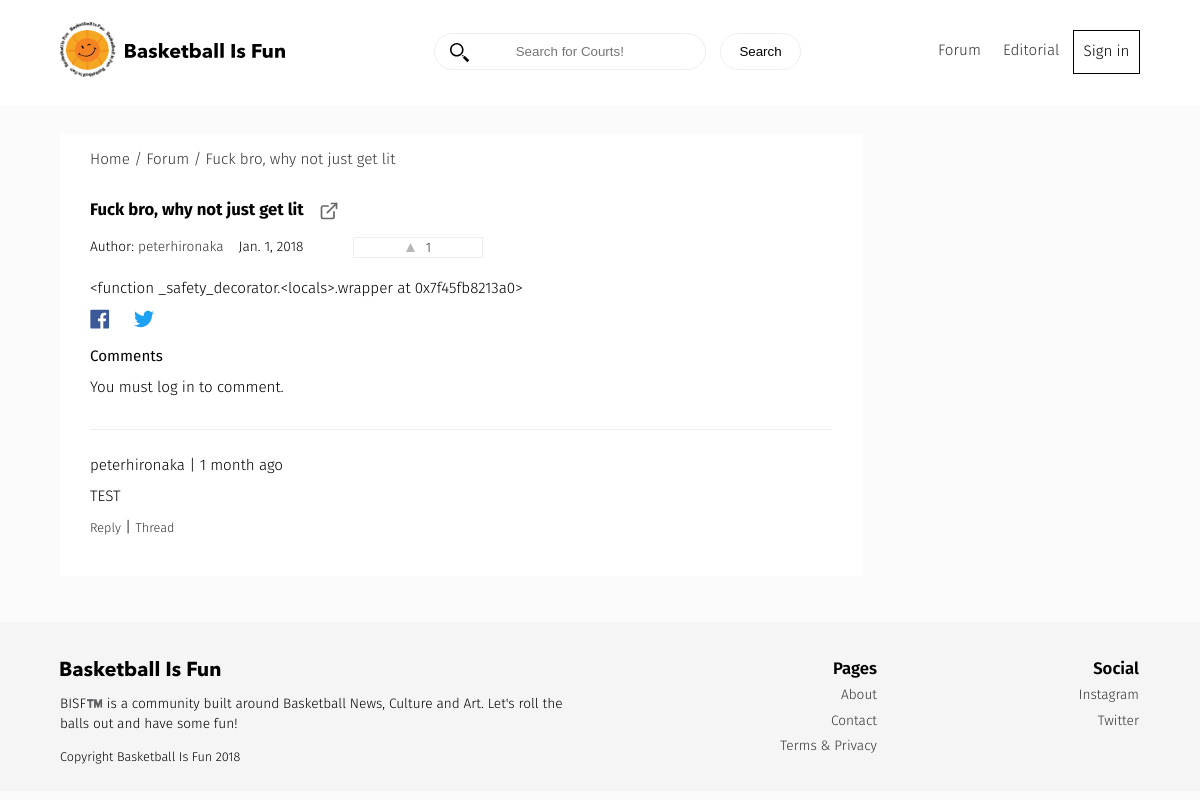
Screenshot of /forum/fuck-bro-why-not-just-get-lit/ with the database file from the repository.
### forum/models.py (models this page shows, shortened)
class Forum(models.Model):
    user = models.ForeignKey(settings.AUTH_USER_MODEL, default=1)
    title = models.CharField(max_length=120)
    slug = models.SlugField(unique=True)
    height_field = models.IntegerField(default=0)
    width_field = models.IntegerField(default=0)
    content = models.TextField()
    link = models.URLField(default="https://")
    likes = models.ManyToManyField(settings.AUTH_USER_MODEL, blank=True, related_name='forum_likes')
    draft = models.BooleanField(default=False)
    publish = models.DateField(auto_now=False, auto_now_add=False)
    updated = models.DateTimeField(auto_now=True, auto_now_add=False)
    timestamp = models.DateTimeField(auto_now=False, auto_now_add=True)
    objects = ForumManager()
    def get_absolute_url(self):
        return reverse("forum:detail", kwargs={"slug": self.slug})
    def get_like_url(self):
        return reverse("forum:like-toggle", kwargs={"slug": self.slug})
    def get_api_like_url(self):
        return reverse("forum:like-api-toggle", kwargs={"slug": self.slug})
    class Meta:
        ordering = ["-timestamp", "-updated"]
    def get_markdown(self):
        content = self.content
        markdown_text = markdown(content)
        return mark_safe(markdown_text)
    @property
    def comments(self):
        instance = self
        qs = Comment.objects.filter_by_instance(instance)
        return qs
    @property
    def get_content_type(self):
        instance = self
        content_type = ContentType.objects.get_for_model(instance.__class__)
        return content_type

### comments/models.py (models this page shows, shortened)
class Comment(models.Model):
    user        = models.ForeignKey(settings.AUTH_USER_MODEL, default=1)
    content_type = models.ForeignKey(ContentType, on_delete=models.CASCADE)
    object_id = models.PositiveIntegerField()
    content_object = GenericForeignKey('content_type', 'object_id')
    parent      = models.ForeignKey("self", null=True, blank=True)
    content     = models.TextField()
    timestamp   = models.DateTimeField(auto_now_add=True)
    objects = CommentManager()
    class Meta:
        ordering = ['-timestamp']
    def get_absolute_url(self):
        return reverse("comments:thread", kwargs={"id": self.id})
    def children(self): #replies
        return Comment.objects.filter(parent=self)

### forum/views.py (the view, shortened to what this page needs)
# urls.py: url(r'^(?P<slug>[\w-]+)/$', forum_detail, name='detail'),
def forum_detail(request, slug=None):
	instance = get_object_or_404(Forum, slug=slug)
	if instance.publish > timezone.now().date() or instance.draft:
		if not request.user:
			raise Http404
	share_string = quote_plus(instance.content)
	initial_data = {
			"content_type": instance.get_content_type,
			"object_id": instance.id
	}
	form = CommentForm(request.POST or None, initial=initial_data)
	comments = instance.comments
	context = {
		"title": instance.title,
		"instance": instance,
		"link": instance.link,
		"share_string": share_string,
		"comments": comments,
		"comment_form":form,
	}
	return render(request, "forum_detail.html", context)

### comments/forms.py
class CommentForm(forms.Form):
	content_type = forms.CharField(widget=forms.HiddenInput)
	object_id = forms.IntegerField(widget=forms.HiddenInput)
	content = forms.CharField(label='',	widget=forms.Textarea)

### comments/models.py (called while the page is built)
    def filter_by_instance(self, instance):
        content_type = ContentType.objects.get_for_model(instance.__class__)
        obj_id = instance.id
        qs = super(CommentManager, self).filter(content_type=content_type, object_id= obj_id).filter(parent=None)
        return qs

### posts/templatetags/urlify.py (called while the page is built)
@register.filter
def urlify(value):
	return quote_plus(value)

### templates/forum_detail.html (shortened to what this page needs)
{% extends "base.html" %}
{% load urlify %}
{% load crispy_forms_tags %}
 {% block container-page %}forum-detail{% endblock container-page %}
{% block post_detail_link %}
<div class="forum-content--detail">
    <ol class="breadcrumb">
        <li ><a href='/'>Home /</a> </li>
        <li ><a href='{% url "forum:list" %}'>Forum /</a> </li>
        <li><a href='{{ instance.get_absolute_url }}'> {{instance.title}} </a></li>
    </ol>
{% endblock  %}
{% block content %}
<div class="forum-content--post">
  <div class="forum-content--title">
      <h3>{{ title }} <small>{% if instance.draft %}<span style='color:red;'>Draft</span> {% endif %}</small></h3>
{% if instance.link %} <a href="{{ instance.link }}" target="_blank"> </a> {% endif %}
  </div>
<div class="caption">
<p>Author: <a href="/profiles/{{ instance.user }}">{{ instance.user }}</a></p>
<p>{{ instance.publish }}</p>
<a class='like-btn forum-detail' data-href='{{ instance.get_api_like_url }}' data-likes='{{ instance.likes.count }}' href='{{ instance.get_like_url }}'>  {{ instance.likes.count }} </a>
    </div>
   <div class='post-detail-item'>{{ instance.get_markdown }}</div>
<a href="https://www.facebook.com/sharer/sharer.php?u={{ request.build_absolute_uri }}={{ share_string }}">
</a>
<a href="https://twitter.com/home?status={{ instance.content|truncatechars:80|urlify }}%20{{ request.build_absolute_uri }}={{ share_string }}">
</a>
    <div>
        <p class='lead'>Comments</p>
        {% if request.user.is_authenticated %}
        <form method="POST" action="."> {% csrf_token %}
            {{ comment_form|crispy }}
            <input type='submit' value='Post comment' class='search-button '>
        </form>
        {% else %}
        <p>You must log in to comment.</p>
        {% endif %}
        {% for comment in comments %}
        <div class="forum-content--comments">
          <p> {{ comment.user }} | {{ comment.timestamp|timesince }} ago  </p>
          <p>{{ comment.content }}</p>
          <div> <small> <a class='comment-reply-btn' href='#'>Reply</a></small> | <small><a class='' href='{{ comment.get_absolute_url }}'>Thread</a></small></div>
        </div>
        {% endfor %}
    </div>
</div>
</div>
{% endblock content %}

### static/css/main.css (style rules this page uses)
li,nav ul li { list-style:none }
body { font-family:'Fira Sans',sans-serif;border:0;padding:0;font-weight:300;-webkit-text-size-adjust:100%;-webkit-font-feature-settings:"kern" 1;-moz-font-feature-settings:"kern" 1;-o-font-feature-settings:"kern" 1;font-feature-settings:"kern" 1;font-kerning:normal;background-color:#fbfbfb;line-height:1.4;font-size:.95em;overflow-x:hidden }
body,html { min-height:100%;margin:0 }
a { color:#333;text-decoration:none }
p { margin:10px 0 }
h1,h2,h3,h4 { margin:0 }
.breadcrumb { background:#fff;padding:15px;margin:14px 0 0;grid-column:1/4 }
.breadcrumb li { display:inline }
h3 { font-size:1.1em;line-height:1;margin:0;padding:8px 0 0 }
.lead { font-weight:400 }
.post-detail-item { padding:10px 0 }
.forum-content--detail { grid-column:1/4;margin:1em 0 0;max-width:100% }
.court-listing.breadcrumb,.forum-content--detail .breadcrumb { padding-left:30px }
.like-btn.forum-detail,.post-content { border:1px solid #eee }
.forum-content--icon,.like-btn { text-align:center;-webkit-transition:all .1s ease 0s;-moz-transition:all .1s ease 0s;-o-transition:all .1s ease 0s;transition:all .1s ease 0s }
.forum-content--post,.page-content--full { background:#fff;padding:7px 30px;margin:0 }
.forum-content--comments { margin:2em 0;padding:1em 0 0;border-top:1px solid #eee }
.forum-content--title { display:grid;grid-template-columns:minmax(max-content,27px) 20px;grid-column-gap:1em }
.caption,.pagination { display:grid;grid-column-gap:2rem }
.forum-content--title svg { padding:8px 0 0 }
.caption { grid-template-columns:minmax(max-content,80px) minmax(100px,100px) 130px minmax(max-content,80px);grid-gap:15px;font-size:.9em;padding:0 }
.caption a { margin:10px 0 }
.caption p { height:auto }
.caption a svg { margin-right:7px }
.social { max-width:20px;margin-left:20px }

### rows the page displays
Forum: title "Fuck bro, why not just get lit", user "peterhironaka", publish "Jan. 1, 2018", likes.count "1", get_markdown "<function _safety_decorator.<locals>.wrapper at 0x7f45fb8213a0>"
Comment: user "peterhironaka", timestamp "1 month", content "TEST"
